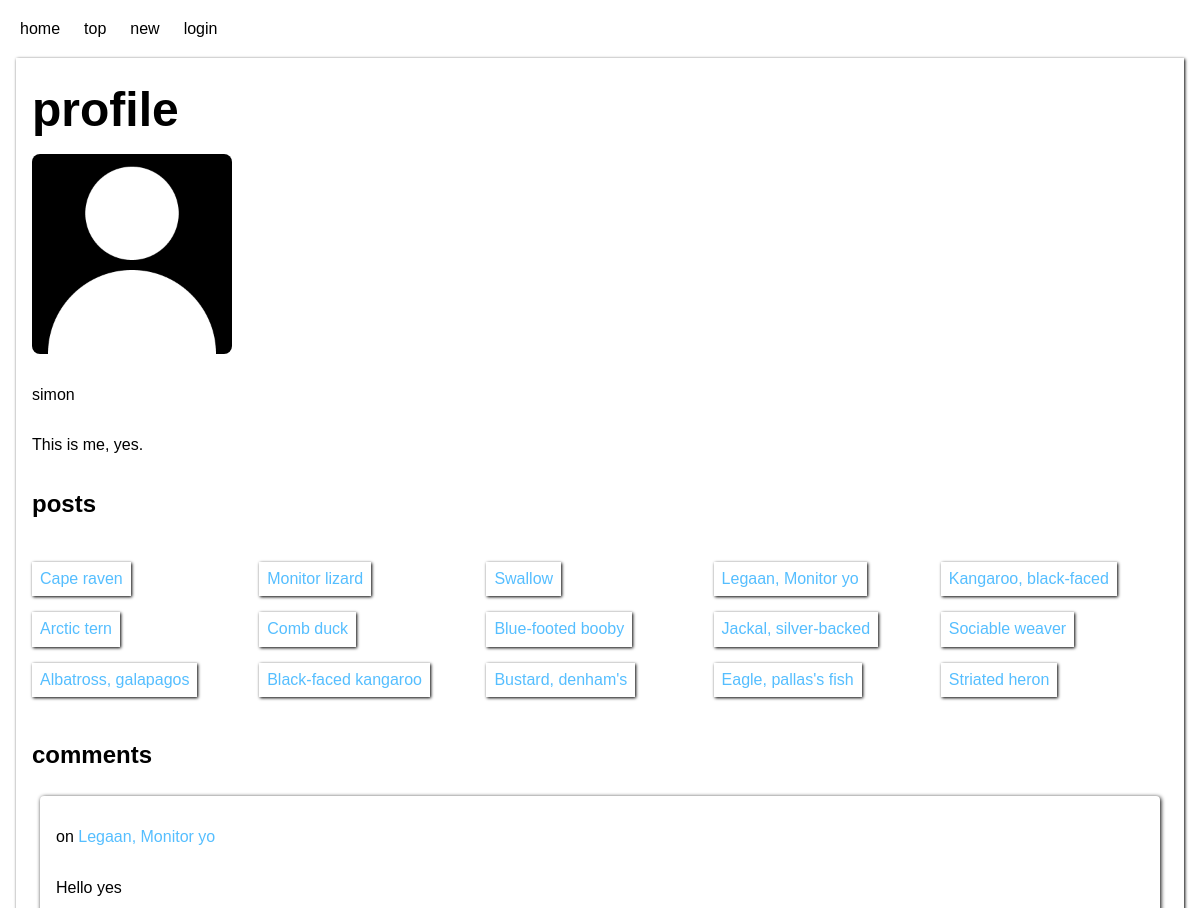
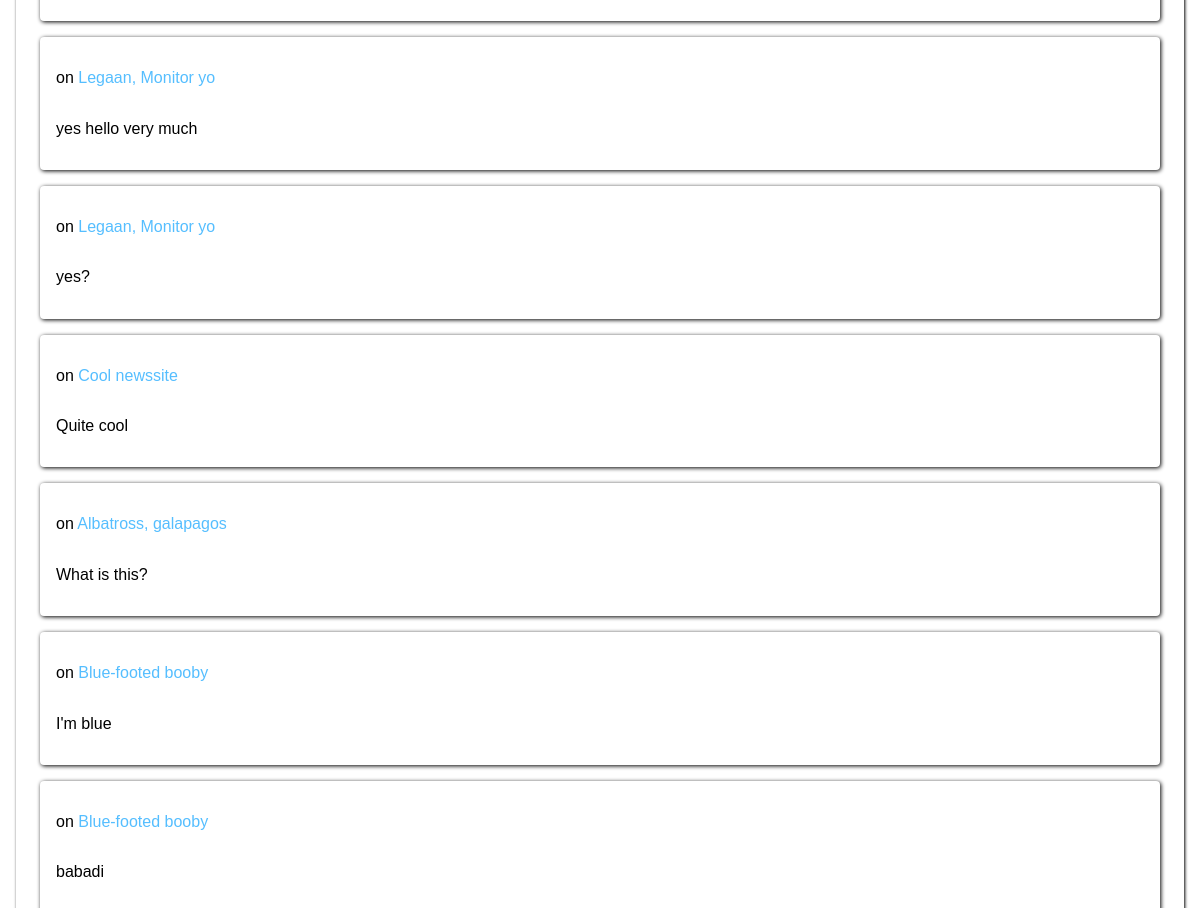
The app's page /view.php?view=profile&user_id=1, older data (2 pictures, top to bottom).
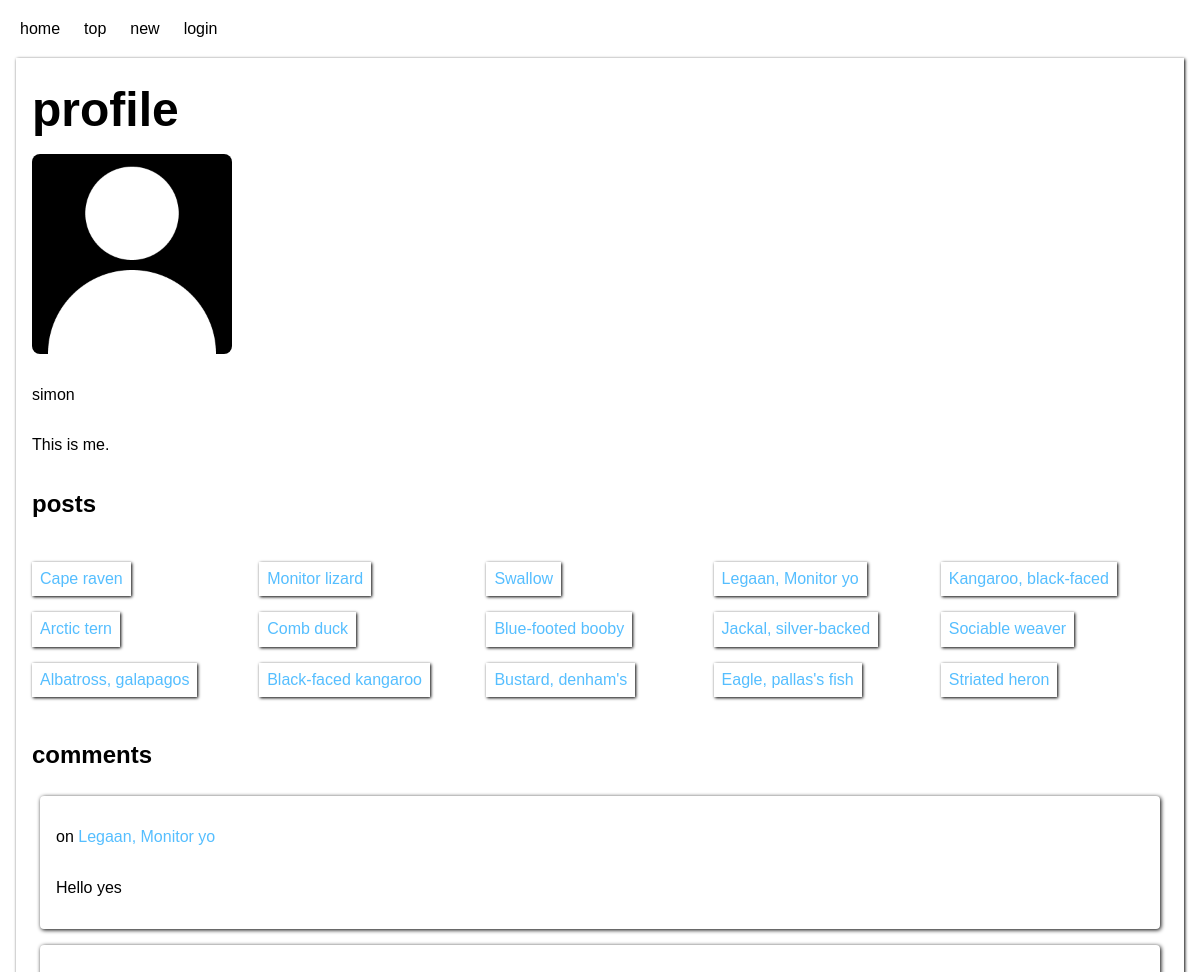
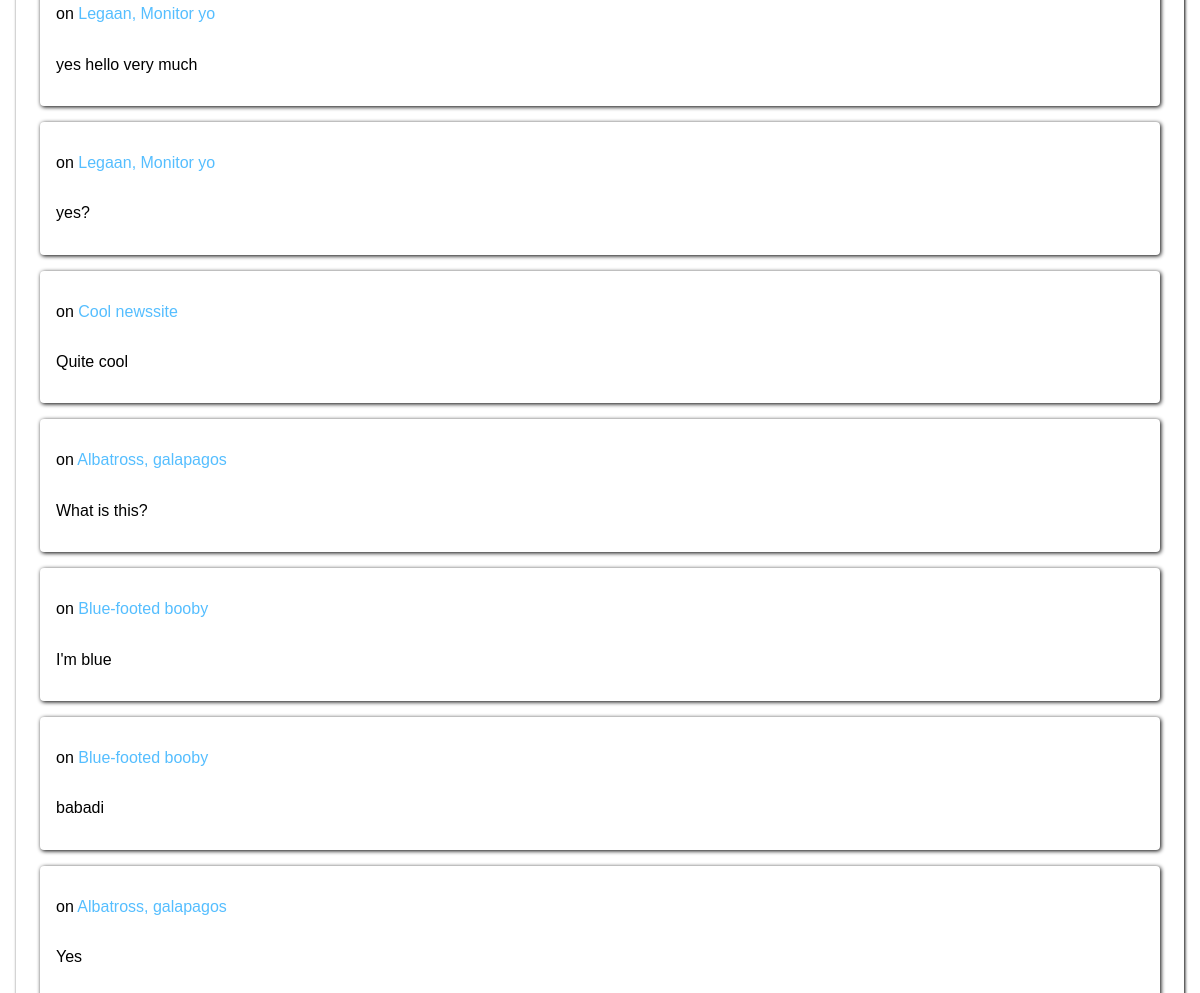
The same page, newer data (2 pictures, top to bottom).
### tables this page shows
CREATE TABLE users (
	id INTEGER NOT NULL PRIMARY KEY AUTOINCREMENT UNIQUE,
	user_name VARCHAR NOT NULL UNIQUE,
	email VARCHAR NOT NULL UNIQUE,
	password VARCHAR NOT NULL,
	bio VARCHAR,
	image_url VARCHAR
);

CREATE TABLE posts (
	id INTEGER NOT NULL PRIMARY KEY AUTOINCREMENT UNIQUE,
	user_id INTEGER NOT NULL,
	title VARCHAR NOT NULL,
	description VARCHAR NOT NULL,
	url VARCHAR NOT NULL,
	creation_time DATETIME NOT NULL
);

CREATE TABLE comments (
	id INTEGER NOT NULL PRIMARY KEY AUTOINCREMENT UNIQUE,
	post_id INTEGER NOT NULL,
	user_id INTEGER NOT NULL,
	comment VARCHAR NOT NULL,
	reply INTEGER,
	creation_time DATETIME NOT NULL
);

### app/functions.php (called while the page is built, shortened)
<?php
function userLoggedIn(): bool
{
    return false;
}
function fetchUser(int $userId, PDO $db): ?array
{
    $stmnt = $db->prepare("SELECT id, user_name, bio, image_url FROM users WHERE id = :user_id");
    $stmnt->bindParam(":user_id", $userId, PDO::PARAM_INT);
    $stmnt->execute();
    $result = $stmnt->fetch(PDO::FETCH_ASSOC);
    return $result;
}
function fetchUserPosts(int $userId, PDO $db): ?array
{
    $stmnt = $db->prepare("SELECT * FROM posts WHERE user_id = :user_id");
    $stmnt->bindParam("user_id", $userId, PDO::PARAM_INT);
    $stmnt->execute();
    $results = $stmnt->fetchAll(PDO::FETCH_ASSOC);
    return $results;
}
function fetchUserComments(int $userId, PDO $db): ?array
{
    $stmnt = $db->prepare("SELECT * FROM comments WHERE user_id = :user_id");
    $stmnt->bindParam(":user_id", $userId, PDO::PARAM_INT);
    $stmnt->execute();
    $results = $stmnt->fetchAll(PDO::FETCH_ASSOC);
    return $results;
}
function fetchPostTitle(int $postId, PDO $db): ?string
{
    $stmnt = $db->prepare("SELECT title FROM posts WHERE id = :id;");
    $stmnt->bindParam(":id", $postId, PDO::PARAM_INT);
    $stmnt->execute();
    $result = $stmnt->fetch(PDO::FETCH_ASSOC);
    return $result['title'];
}

### view.php (the view, shortened to what this page needs)
<?php
require __DIR__ . '/app/autoload.php';
require __DIR__ . '/views/header.php';
if (isset($_GET['view'])) {
    $view = filter_var($_GET['view'], FILTER_SANITIZE_STRING);
    if ($view === 'post') {
        if (isset($_GET['post_id'])) {
            $postId = (int)filter_var($_GET['post_id'], FILTER_SANITIZE_NUMBER_INT);
            $post = fetchPost($postId, $db);
            if (!isset($post)) {
                addMessage('Link seems to be dead!');
            } else {
                $postComments = fetchComments($postId, $db);
                $commentReplies = fetchReplies($postId, $db);
            }
        }
    } elseif ($view === 'profile') {
        if (isset($_GET['user_id'])) {
            $userId = (int)filter_var($_GET['user_id'], FILTER_SANITIZE_NUMBER_INT);
            $profile = fetchUser($userId, $db);
            if (!isset($profile)) {
                addMessage('No user like this seems to exist!');
            } else {
                $userPosts = fetchUserPosts($userId, $db);
                $userComments = fetchUserComments($userId, $db);
            }
        }
    } elseif ($view === 'search') {
        $query = filter_var($_GET['query'], FILTER_SANITIZE_STRING);
        $searchResults = searchPosts($query, $db);
    } else {
        addMessage('Incorrect url');
        header('location: /');
        exit;
    }
} else {
    addMessage('Incorrect url');
    header('location: /');
    exit;
}
?>
<main>
    <?php if (isset($post)) : ?>
        <article class="post grid">
            <div class="top">
                <div class="votes">
                    <?php if (userLoggedIn() && userUpvote($_SESSION['user']['id'], $post['id'], $db)) : ?>
                        <button class="vote active" data-post="<?= $post['id'] ?>">▲</button>
                    <?php elseif (userLoggedIn() && !userUpvote($_SESSION['user']['id'], $post['id'], $db)) : ?>
                        <button class="vote" data-post="<?= $post['id'] ?>">▲</button>
                    <?php else : ?>
                        <button class="vote">▲</button>
                    <?php endif; ?>
                    <p class="upvotes"><?= $post['upvotes'] ?></p>
                </div>
                <a href="<?= $post['url'] ?>">
                    <h1><?= $post['title'] ?></h1>
                </a>
            </div>
            <div class="full">
                <p><?= $post['description'] ?></p>
                <p>
                    by
                    <a href="/view.php?view=profile&user_id=<?= $post['user_id'] ?>">
                        <?= fetchPoster((int)$post['user_id'], $db) ?>
                    </a>
                </p>
                <p><?= $post['creation_time'] ?></p>
                <?php if (userLoggedIn() && $post['user_id'] === $_SESSION['user']['id']) : ?>
                    <a class="button" href="/edit.php?edit=post&post_id=<?= $post['id'] ?>">edit post</a>
                <?php endif; ?>
            </div>
            <section class="comments full">
                <?php if (isset($postComments)) : ?>
                    <?php foreach ($postComments as $postComment) : ?>
                        <div class="comment">
                            <small>posted <?= getAge($postComment['creation_time']) ?></small>
                            <a href="/view.php?view=profile&user_id=<?= $postComment['user_id'] ?>"><?= fetchPoster((int)$postComment['user_id'], $db) ?> says:</a>
                            <p class="comment"><?= $postComment['comment'] ?></p>
                            <?php if (isset($commentReplies)) : ?>
                                <?php foreach ($commentReplies as $commentReply) : ?>
                                    <?php if ($commentReply['reply'] === $postComment['id']) : ?>
                                        <div class="comment reply">
                                            <small>posted <?= getAge($commentReply['creation_time']) ?></small>
                                            <a href="/view.php?view=profile&user_id=<?= $commentReply['user_id'] ?>"><?= fetchPoster((int)$commentReply['user_id'], $db) ?> replies: </a>
                                            <p class="comment"><?= $commentReply['comment'] ?></p>
                                            <?php if (userLoggedIn() && $_SESSION['user']['id'] === $commentReply['user_id']) : ?>
                                                <a class="button" href="/edit.php?edit=comment&comment_id=<?= $commentReply['id'] ?>">edit comment</a>
                                            <?php endif; ?>
                                        </div>
                                    <?php endif; ?>
                                <?php endforeach; ?>
                            <?php endif; ?>
                            <?php if (userLoggedIn()) : ?>
                                <a class="button" href="/edit.php?edit=reply&comment_id=<?= $postComment['id'] ?>">reply</a>
                            <?php endif; ?>
                            <?php if (userLoggedIn() && $_SESSION['user']['id'] === $postComment['user_id']) : ?>
                                <a class="button" href="/edit.php?edit=comment&comment_id=<?= $postComment['id'] ?>">edit comment</a>
                            <?php endif; ?>
                        </div>
                    <?php endforeach; ?>
                <?php else : ?>
                    <p>No comments yet</p>
                <?php endif; ?>
            </section>
            <?php if (userLoggedIn()) : ?>
                <form class="full" action="/app/posts/comment.php" method="post">
                    <label for="comment">comment</label>
                    <input type="hidden" id="post_id" name="post_id" value="<?= $post['id'] ?>">
                    <textarea id="comment" name="comment" rows="4" required></textarea>
                    <button type="submit">submit</button>
                </form>
            <?php else : ?>
                <a class="button" href="/login.php">login to comment</a>
            <?php endif; ?>
        </article>
    <?php elseif (isset($profile)) : ?>
        <section class="profile">
            <h1>profile</h1>
            <?php if (!isset($profile['image_url'])) : ?>
                <img src="/assets/images/no-image.png" alt="no profile picture selected">
            <?php else : ?>
                <img src="<?= $profile['image_url'] ?>" alt="profile picture">
            <?php endif; ?>
            <p><?= $profile['user_name'] ?></p>
            <p><?= $profile['bio'] ?></p>
            <?php if (isset($userPosts)) : ?>
                <h2>posts</h2>
                <ul class="user-posts">
                    <?php foreach ($userPosts as $userPost) : ?>
                        <li>
                            <a href="/view.php?view=post&post_id=<?= $userPost['id'] ?>"><?= $userPost['title'] ?></a>
                        </li>
                    <?php endforeach; ?>
                </ul>
            <?php else : ?>
                <h2>no posts</h2>
            <?php endif; ?>
            <?php if (isset($userComments)) : ?>
                <h2>comments</h2>
                <?php foreach ($userComments as $userComment) : ?>
                    <div class="comment">
                        <p>on
                            <a href="/view.php?view=post&post_id=<?= $userComment['post_id'] ?>">
                                <?= fetchPostTitle((int)$userComment['post_id'], $db) ?>
                            </a>
                        </p>
                        <p><?= $userComment['comment'] ?></p>
                    </div>
                <?php endforeach; ?>
            <?php else : ?>
                <h2>no comments</h2>
            <?php endif; ?>
        </section>
    <?php endif; ?>
</main>
<?php
require __DIR__ . '/views/footer.php';
?>

### views/header.php (shortened to what this page needs)
<!DOCTYPE html>
<html lang="en">
<head>
    <link rel="stylesheet" href="../assets/css/moder-normalize.css">
    <link rel="stylesheet" href="../assets/css/style.css">
</head>
<body>
    <?php require __DIR__ . '/navigation.php' ?>

### views/navigation.php
<nav>
    <ul>
        <li class="nav-item"><a href="/index.php">home</a></li>
        <li class="nav-item"><a href="/index.php?order_by=top">top</a></li>
        <li class="nav-item"><a href="/index.php?order_by=new">new</a></li>
        <?php if (userLoggedIn()) : ?>
            <li class="nav-item"><a href="/profile.php"><?= $_SESSION['user']['user_name'] ?></a></li>
        <?php else : ?>
            <li class="nav-item"><a href="/login.php">login</a></li>
        <?php endif; ?>
    </ul>
</nav>

### views/footer.php (shortened to what this page needs)
</body>

### assets/css/style.css (style rules this page uses)
:root { --blue: rgb(85, 190, 255); --orange: coral; }
body { margin: 16px; font-family: sans-serif; }
a { text-decoration: none; color: rgb(85, 190, 255); }
h1 { font-size: 3rem; margin-top: 8px; margin-bottom: 16px; }
nav { margin: 8px 0px 16px 0px; }
nav a { color: black; }
nav ul { margin: 0; padding: 0; list-style-type: none; display: flex; }
li.nav-item { padding: 4px; margin: 0px 8px; transition: transform 0.1s ease-in-out; border-radius: 4px; }
li.nav-item:first-child { margin-left: 0; }
div.comment { display: flex; flex-direction: column; margin: 8px; padding: 16px; box-shadow: 1px 1px 4px; border-radius: 4px; }
section.profile { display: flex; flex-direction: column; padding: 16px; box-shadow: 1px 1px 3px; }
section.profile img { width: 200px; height: 200px; margin: 0px 0px 16px 0px; border-radius: 8px; object-fit: cover; }
ul.user-posts { list-style-type: none; display: grid; grid-template-columns: repeat(auto-fit, minmax(200px, 1fr)); padding: 0px; }
ul.user-posts li { width: fit-content; padding: 8px; margin: 8px 8px 8px 0px; box-shadow: 1px 1px 3px; transition: transform 0.1s ease-in-out; }

Row changes from the older to the newer data that the page shows:
changed users "simon": bio "This is me, yes." → "This is me."
added comments: post.title "Albatross, galapagos", comment "Yes"
